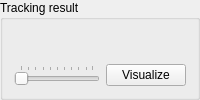
           <widget class="QGroupBox" name="group_tracks">
            <property name="sizePolicy">
             <sizepolicy hsizetype="Expanding" vsizetype="Preferred">
              <horstretch>0</horstretch>
              <verstretch>0</verstretch>
             </sizepolicy>
            </property>
            <property name="title">
             <string>Tracking result</string>
            </property>
            <layout class="QVBoxLayout" name="verticalLayout_5">
             <item>
              <widget class="QWidget" name="tracking_result" native="true">
               <property name="sizePolicy">
                <sizepolicy hsizetype="Expanding" vsizetype="MinimumExpanding">
                 <horstretch>0</horstretch>
                 <verstretch>0</verstretch>
                </sizepolicy>
               </property>
              </widget>
             </item>
             <item>
              <layout class="QHBoxLayout" name="horizontalLayout_3">
               <item>
                <widget class="QSlider" name="play_bar">
                 <property name="orientation">
                  <enum>Qt::Horizontal</enum>
                 </property>
                 <property name="tickPosition">
                  <enum>QSlider::TicksAbove</enum>
                 </property>
                </widget>
               </item>
               <item>
                <widget class="QPushButton" name="visualize_tracks">
                 <property name="toolTip">
                  <string>Ctrl+V</string>
                 </property>
                 <property name="text">
                  <string>Visualize</string>
                 </property>
                 <property name="shortcut">
                  <string>Ctrl+V</string>
                 </property>
                </widget>
               </item>
              </layout>
             </item>
            </layout>
           </widget>
